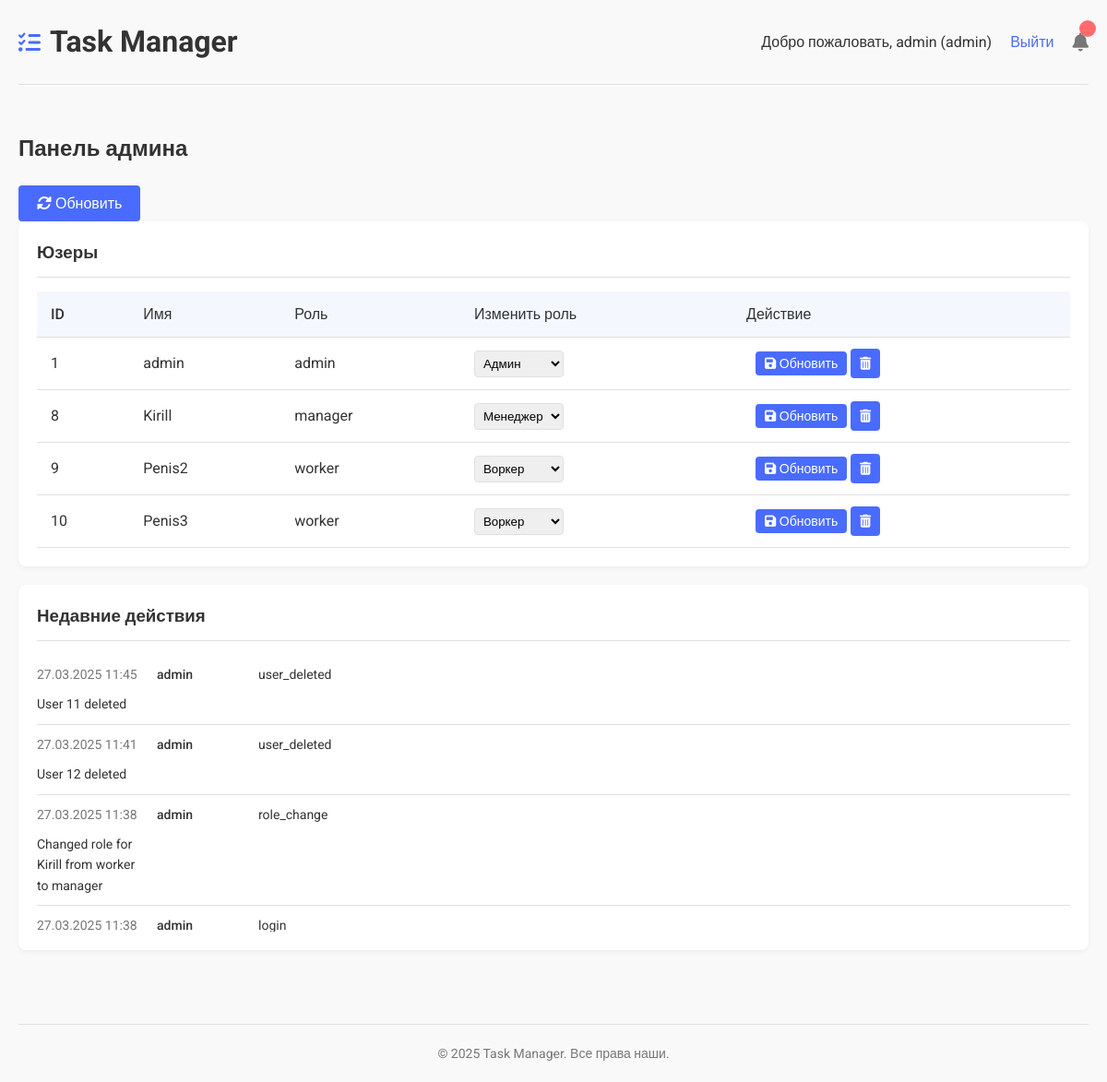
Page / (signed in) on the earlier database version.
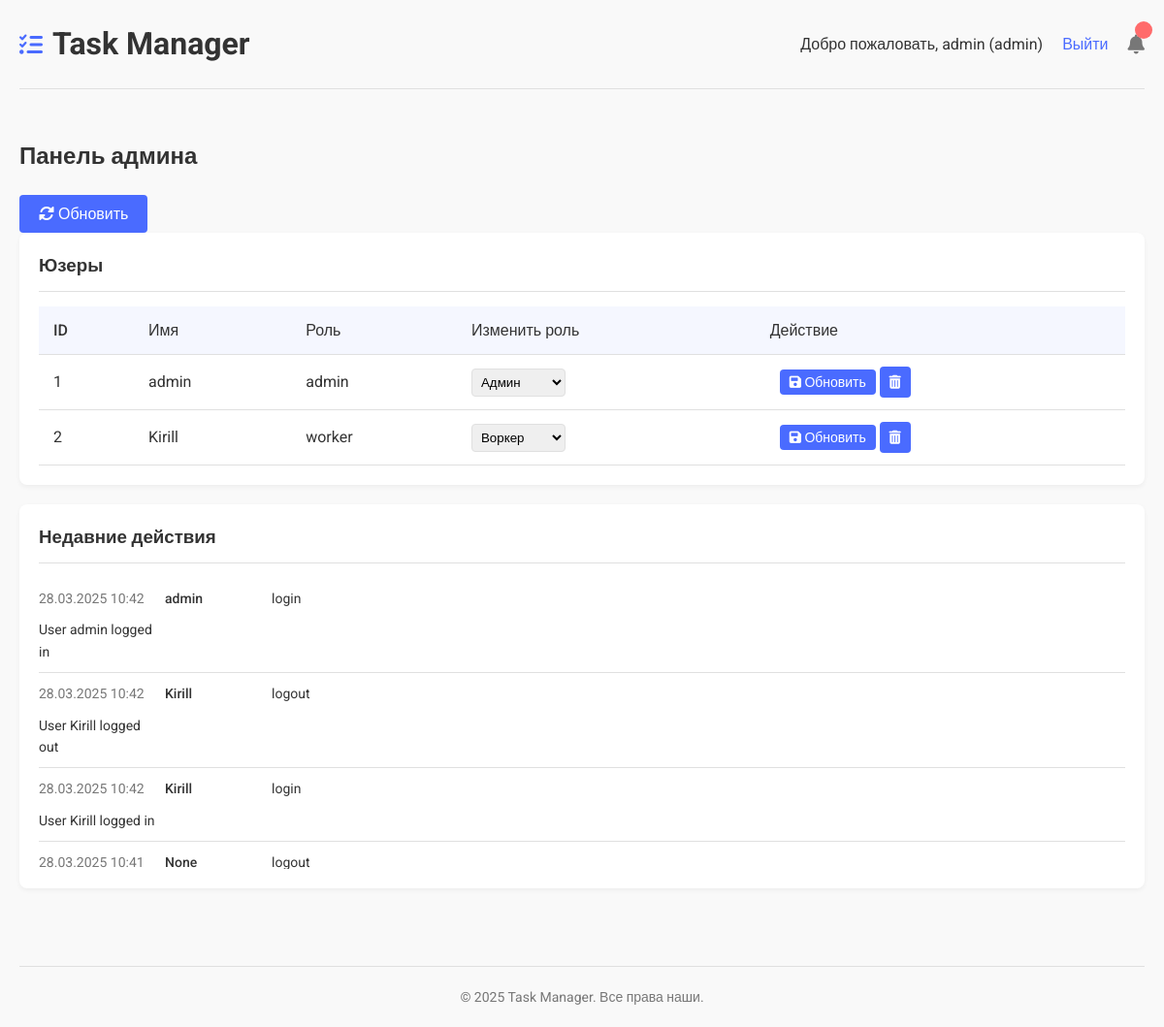
Same page on the later database version.
### tables this page shows
CREATE TABLE users (
    id INTEGER PRIMARY KEY AUTOINCREMENT,
    username TEXT UNIQUE NOT NULL,
    password TEXT NOT NULL,
    role TEXT NOT NULL DEFAULT 'worker',
    created_at TIMESTAMP DEFAULT CURRENT_TIMESTAMP
);

CREATE TABLE logs (
    id INTEGER PRIMARY KEY AUTOINCREMENT,
    user_id INTEGER NOT NULL,
    action TEXT NOT NULL,
    details TEXT,
    timestamp TIMESTAMP DEFAULT CURRENT_TIMESTAMP,
    FOREIGN KEY (user_id) REFERENCES users (id)
);

### app.py (the view)
@app.route('/')
def index():
    if 'user_id' not in session:
        return redirect(url_for('login'))
    role = session.get('role')
    if role == 'admin':  # Если роль администратора, показываем панель администратора
        return admin_dashboard()
    elif role == 'manager':  # Если роль менеджера, показываем панель менеджера
        return manager_dashboard()
    return worker_dashboard()

### app.py (called while the page is built)
def get_db():
    if 'db' not in g: # Проверяем, есть ли уже соединение с базой данных в объекте g
        g.db = sqlite3.connect(app.config['DATABASE'])
        g.db.row_factory = sqlite3.Row
    return g.db # Возвращаем объект соединения с базой данных

@app.template_filter('datetimeformat')
def datetimeformat_filter(value, format='%d.%m.%Y %H:%M'):
    if not value:
        return ''
    try:
        if isinstance(value, str):
            dt = datetime.strptime(value, '%Y-%m-%d %H:%M:%S')
        else:
            dt = value
        return dt.strftime(format)
    except ValueError:
        return value

def admin_dashboard():
    db = get_db()
    users = db.execute('SELECT id, username, role FROM users').fetchall()
    logs = db.execute('''
        SELECT l.*, u.username
        FROM logs l
        LEFT JOIN users u ON l.user_id = u.id
        ORDER BY l.timestamp DESC
        LIMIT 10
    ''').fetchall()
    return render_template('admin.html', users=users, logs=logs, current_user=session['user_id'])

### templates/admin.html (shortened to what this page needs)
{% extends "base.html" %}
{% block content %}
<div class="dashboard">
    <h2>Панель админа</h2>
    <button id="refresh-users" class="btn btn-secondary mb-3">
        <i class="fas fa-sync-alt"></i> Обновить
    </button>
    <div class="dashboard-section">
        <h3>Юзеры</h3>
        <div id="users-table-container">
            {% include '_users_table.html' %}
        </div>
    </div>
    <div class="dashboard-section">
        <h3>Недавние действия</h3>
        <div class="activity-log">
            {% for log in logs %}
            <div class="log-entry">
                <span class="log-time">{{ log.timestamp|datetimeformat }}</span>
                <span class="log-user">{{ log.username }}</span>
                <span class="log-action">{{ log.action }}</span>
                <span class="log-details">{{ log.details }}</span>
            </div>
            {% else %}
            <p>Нет активности</p>
            {% endfor %}
        </div>
    </div>
</div>
{% endblock %}

### templates/_users_table.html
<table class="data-table">
    <thead>
        <tr>
            <th>ID</th>
            <th>Имя</th>
            <th>Роль</th>
            <th>Изменить роль</th>
            <th>Действие</th>
        </tr>
    </thead>
    <tbody>
        {% for user in users %}
        <tr>
            <td>{{ user.id }}</td>
            <td>{{ user.username }}</td>
            <td class="current-role">{{ user.role }}</td>
            <td>
                <select class="form-select role-select">
                    <option value="admin" {% if user.role == 'admin' %}selected{% endif %}>Админ</option>
                    <option value="manager" {% if user.role == 'manager' %}selected{% endif %}>Менеджер</option>
                    <option value="worker" {% if user.role == 'worker' %}selected{% endif %}>Воркер</option>
                </select>
            </td>
            <td>
                <button class="btn btn-primary btn-sm btn-update-role" data-user-id="{{ user.id }}">
                    <i class="fas fa-save"></i> Обновить
                </button>
                <button class="btn btn-danger btn-sm action-btn delete-user"
                        data-user-id="{{ user.id }}"
                        {% if current_user is defined and user.id == current_user %}disabled title="You can't delete yourself"{% endif %}>
                    <i class="fas fa-trash-alt"></i>
                </button>
            </td>
        </tr>
        {% else %}
        <tr>
            <td colspan="5">Юзеры не найдены</td>
        </tr>
        {% endfor %}
    </tbody>
</table>

Differences in the rows shown:
removed users: id "8", username "Kirill", role "manager", role "Менеджер"
removed users: id "9", username "Penis2", role "worker", role "Воркер"
removed users: id "10", username "Penis3", role "worker", role "Воркер"
removed logs: timestamp "27.03.2025 11:45", username "admin", action "user_deleted", details "User 11 deleted"
removed logs: timestamp "27.03.2025 11:41", username "admin", action "user_deleted", details "User 12 deleted"
removed logs: timestamp "27.03.2025 11:38", username "admin", action "role_change", details "Changed role for Kirill from worker to manager"
removed logs: timestamp "27.03.2025 11:38", username "admin", action "login"
added users: id "2", username "Kirill", role "worker", role "Воркер"
now on this page (row edited): logs: timestamp "28.03.2025 10:42", username "admin", action "login", details "User admin logged in"
now on this page (row edited): logs: timestamp "28.03.2025 10:42", username "Kirill", action "logout", details "User Kirill logged out"
now on this page (row edited): logs: timestamp "28.03.2025 10:42", username "Kirill", action "login", details "User Kirill logged in"
now on this page (row edited): logs: timestamp "28.03.2025 10:41", username "None", action "logout"
